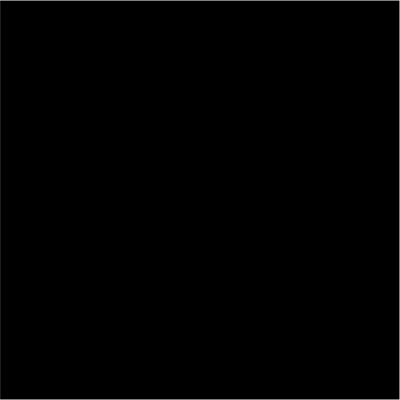
Frame 1 (no input)
Frame 60 (no input): identical to frame 1, image omitted
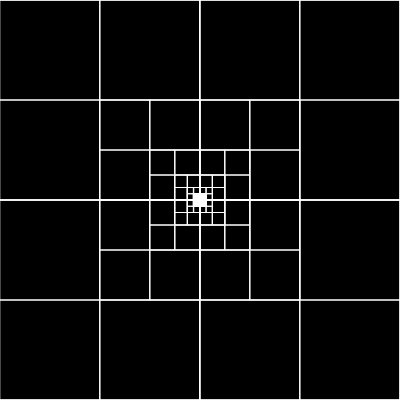
Frame 120 (the mouse pressed at the canvas centre since frame 60)

The p5.js sketch that drew these frames (run headless with seeded random() and noise() and a simulated clock; from frame 60 on, the mouse is pressed at the canvas centre):

// p5.js sketch
// ── sketch.js
let qtree;

function setup() {
    createCanvas(400, 400);

    let boundary = new Rectangle(200,200,200,200);
    qtree = new QuadTree(boundary, 4)
    
    // for (let i = 0; i < 500; i++) {
    //     let p = new Point(random(width), random(height));
    //     qtree.insert(p)
    // }
}

function draw() {

    if (mouseIsPressed) {
        for (let i = 0; i < 5; i++) {
            let m = new Point(mouseX+random(-5, 5), mouseY + random(-5, 5));
            qtree.insert(m);
        }
    }

    background(0);
    qtree.show();
}
// ── qtree.js
class Point {
    constructor(x, y) {
        this.x = x;
        this.y = y;
    }
}

class Rectangle {
    constructor(x, y, w, h) {
        this.x = x;
        this.y = y;
        this.w = w;
        this.h = h;
    }

    contains (point) {
        return (point.x > this.x - this.w && 
            point.x < this.x + this.w &&
            point.y > this.y - this.h && 
            point.y < this.y + this.h
            );
    }
}

class QuadTree {
    constructor (boundary, capacity) {
        this.boundary = boundary;
        this.capacity = capacity || 4;
        this.points = [];
        this.divided = false;
    }

    subdivide () {
        let x = this.boundary.x;
        let y = this.boundary.y;
        let w = this.boundary.w;
        let h = this.boundary.h;
        let nw = new Rectangle(x + w/2, y - h/2, w/2, h/2);
        this.northwest = new QuadTree(nw, this.capacity);
        let ne = new Rectangle(x - w/2, y - h/2, w/2, h/2);
        this.northeast = new QuadTree(ne, this.capacity);
        let sw = new Rectangle(x + w/2, y + h/2, w/2, h/2);
        this.southwest = new QuadTree(sw, this.capacity);
        let se = new Rectangle(x - w/2, y + h/2, w/2, h/2);
        this.southeast = new QuadTree(se, this.capacity);
        this.divided = true;
    }
    
    insert(point) {

        if (!this.boundary.contains(point)) {
            return;
        }

        if (this.points.length < this.capacity) {
            console.log(this.points.length);
            this.points.push(point);
        } else {
            if (!this.divided) {
                this.subdivide();
            }
            if(this.northwest.insert(point)) {
                return  true;
            }else if (this.northeast.insert(point)){
                return true;
            } else if (this.southwest.insert(point)){
                return true;
            } else if (this.southeast.insert(point)){
                return true;
            }
        }
    }

    show () {
        stroke(255);
        strokeWeight(1);
        noFill();
        rectMode(CENTER);
        rect(this.boundary.x, this.boundary.y, this.boundary.w*2, this.boundary.h*2);
        if (this.divided) {
            this.northwest.show();
            this.northeast.show();
            this.southwest.show();
            this.southeast.show();
        }
        // for(let p of this.points) {
        //     strokeWeight(4);
        //     point(p.x, p.y);
        // }
    }
}
